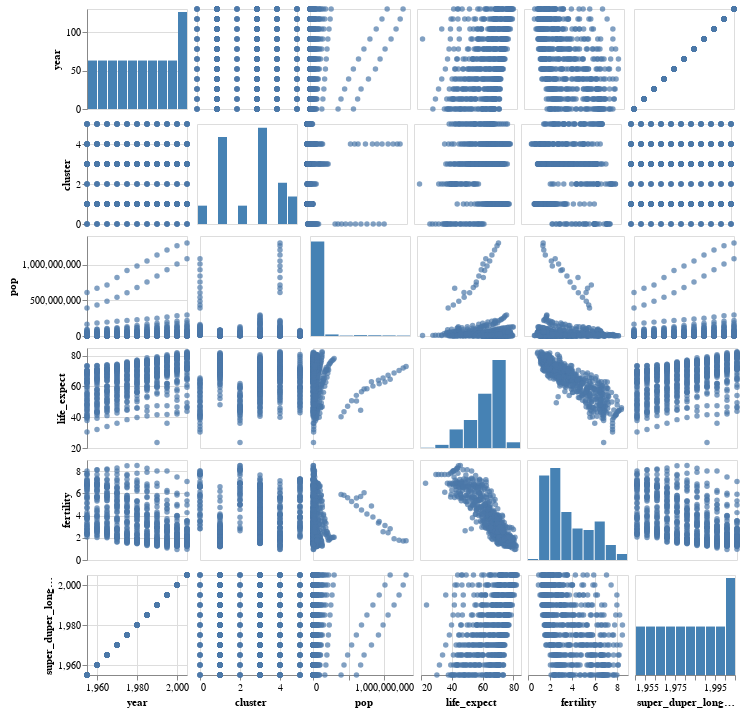

The cell this chart's notebook holds for it:
### Code cell
new_df = df
new_df['super_duper_long_title_that_will_def_not_wrap'] = df['year']
alx.pairplot(new_df)

### Figure 1 — Vega-Lite specification as saved in the notebook (floating-point values rounded to 4 significant figures; data arrays with more than 128 entries replaced by an {"elided": "..."} marker saying what was removed)
{"config": {"view": {"continuousWidth": 300, "continuousHeight": 300}}, "vconcat": [{"hconcat": [{"mark": {"type": "bar", "color": "steelblue"}, "encoding": {"x": {"axis": null, "bin": {"maxbins": 10}, "field": "year", "scale": {}, "type": "quantitative"}, "y": {"aggregate": "count", "axis": {"titleLimit": 100}, "title": "year", "type": "quantitative"}}, "height": 100, "width": 100}, {"mark": {"type": "circle"}, "encoding": {"x": {"axis": null, "field": "cluster", "scale": {"zero": false}, "type": "quantitative"}, "y": {"axis": null, "field": "year", "scale": {"zero": false}, "type": "quantitative"}}, "height": 100, "width": 100}, {"mark": {"type": "circle"}, "encoding": {"x": {"axis": null, "field": "pop", "scale": {"zero": false}, "type": "quantitative"}, "y": {"axis": null, "field": "year", "scale": {"zero": false}, "type": "quantitative"}}, "height": 100, "width": 100}, {"mark": {"type": "circle"}, "encoding": {"x": {"axis": null, "field": "life_expect", "scale": {"zero": false}, "type": "quantitative"}, "y": {"axis": null, "field": "year", "scale": {"zero": false}, "type": "quantitative"}}, "height": 100, "width": 100}, {"mark": {"type": "circle"}, "encoding": {"x": {"axis": null, "field": "fertility", "scale": {"zero": false}, "type": "quantitative"}, "y": {"axis": null, "field": "year", "scale": {"zero": false}, "type": "quantitative"}}, "height": 100, "width": 100}, {"mark": {"type": "circle"}, "encoding": {"x": {"axis": null, "field": "super_duper_long_title_that_will_def_not_wrap", "scale": {"zero": false}, "type": "quantitative"}, "y": {"axis": null, "field": "year", "scale": {"zero": false}, "type": "quantitative"}}, "height": 100, "width": 100}], "spacing": 5}, {"hconcat": [{"mark": {"type": "circle"}, "encoding": {"x": {"axis": null, "field": "year", "scale": {"zero": false}, "type": "quantitative"}, "y": {"axis": {"titleLimit": 100}, "field": "cluster", "scale": {"zero": false}, "type": "quantitative"}}, "height": 100, "width": 100}, {"mark": {"type": "bar", "color": "steelblue"}, "encoding": {"x": {"axis": null, "bin": {"maxbins": 10}, "field": "cluster", "scale": {}, "type": "quantitative"}, "y": {"aggregate": "count", "axis": null, "type": "quantitative"}}, "height": 100, "width": 100}, {"mark": {"type": "circle"}, "encoding": {"x": {"axis": null, "field": "pop", "scale": {"zero": false}, "type": "quantitative"}, "y": {"axis": null, "field": "cluster", "scale": {"zero": false}, "type": "quantitative"}}, "height": 100, "width": 100}, {"mark": {"type": "circle"}, "encoding": {"x": {"axis": null, "field": "life_expect", "scale": {"zero": false}, "type": "quantitative"}, "y": {"axis": null, "field": "cluster", "scale": {"zero": false}, "type": "quantitative"}}, "height": 100, "width": 100}, {"mark": {"type": "circle"}, "encoding": {"x": {"axis": null, "field": "fertility", "scale": {"zero": false}, "type": "quantitative"}, "y": {"axis": null, "field": "cluster", "scale": {"zero": false}, "type": "quantitative"}}, "height": 100, "width": 100}, {"mark": {"type": "circle"}, "encoding": {"x": {"axis": null, "field": "super_duper_long_title_that_will_def_not_wrap", "scale": {"zero": false}, "type": "quantitative"}, "y": {"axis": null, "field": "cluster", "scale": {"zero": false}, "type": "quantitative"}}, "height": 100, "width": 100}], "spacing": 5}, {"hconcat": [{"mark": {"type": "circle"}, "encoding": {"x": {"axis": null, "field": "year", "scale": {"zero": false}, "type": "quantitative"}, "y": {"axis": {"titleLimit": 100}, "field": "pop", "scale": {"zero": false}, "type": "quantitative"}}, "height": 100, "width": 100}, {"mark": {"type": "circle"}, "encoding": {"x": {"axis": null, "field": "cluster", "scale": {"zero": false}, "type": "quantitative"}, "y": {"axis": null, "field": "pop", "scale": {"zero": false}, "type": "quantitative"}}, "height": 100, "width": 100}, {"mark": {"type": "bar", "color": "steelblue"}, "encoding": {"x": {"axis": null, "bin": {"maxbins": 10}, "field": "pop", "scale": {}, "type": "quantitative"}, "y": {"aggregate": "count", "axis": null, "type": "quantitative"}}, "height": 100, "width": 100}, {"mark": {"type": "circle"}, "encoding": {"x": {"axis": null, "field": "life_expect", "scale": {"zero": false}, "type": "quantitative"}, "y": {"axis": null, "field": "pop", "scale": {"zero": false}, "type": "quantitative"}}, "height": 100, "width": 100}, {"mark": {"type": "circle"}, "encoding": {"x": {"axis": null, "field": "fertility", "scale": {"zero": false}, "type": "quantitative"}, "y": {"axis": null, "field": "pop", "scale": {"zero": false}, "type": "quantitative"}}, "height": 100, "width": 100}, {"mark": {"type": "circle"}, "encoding": {"x": {"axis": null, "field": "super_duper_long_title_that_will_def_not_wrap", "scale": {"zero": false}, "type": "quantitative"}, "y": {"axis": null, "field": "pop", "scale": {"zero": false}, "type": "quantitative"}}, "height": 100, "width": 100}], "spacing": 5}, {"hconcat": [{"mark": {"type": "circle"}, "encoding": {"x": {"axis": null, "field": "year", "scale": {"zero": false}, "type": "quantitative"}, "y": {"axis": {"titleLimit": 100}, "field": "life_expect", "scale": {"zero": false}, "type": "quantitative"}}, "height": 100, "width": 100}, {"mark": {"type": "circle"}, "encoding": {"x": {"axis": null, "field": "cluster", "scale": {"zero": false}, "type": "quantitative"}, "y": {"axis": null, "field": "life_expect", "scale": {"zero": false}, "type": "quantitative"}}, "height": 100, "width": 100}, {"mark": {"type": "circle"}, "encoding": {"x": {"axis": null, "field": "pop", "scale": {"zero": false}, "type": "quantitative"}, "y": {"axis": null, "field": "life_expect", "scale": {"zero": false}, "type": "quantitative"}}, "height": 100, "width": 100}, {"mark": {"type": "bar", "color": "steelblue"}, "encoding": {"x": {"axis": null, "bin": {"maxbins": 10}, "field": "life_expect", "scale": {}, "type": "quantitative"}, "y": {"aggregate": "count", "axis": null, "type": "quantitative"}}, "height": 100, "width": 100}, {"mark": {"type": "circle"}, "encoding": {"x": {"axis": null, "field": "fertility", "scale": {"zero": false}, "type": "quantitative"}, "y": {"axis": null, "field": "life_expect", "scale": {"zero": false}, "type": "quantitative"}}, "height": 100, "width": 100}, {"mark": {"type": "circle"}, "encoding": {"x": {"axis": null, "field": "super_duper_long_title_that_will_def_not_wrap", "scale": {"zero": false}, "type": "quantitative"}, "y": {"axis": null, "field": "life_expect", "scale": {"zero": false}, "type": "quantitative"}}, "height": 100, "width": 100}], "spacing": 5}, {"hconcat": [{"mark": {"type": "circle"}, "encoding": {"x": {"axis": null, "field": "year", "scale": {"zero": false}, "type": "quantitative"}, "y": {"axis": {"titleLimit": 100}, "field": "fertility", "scale": {"zero": false}, "type": "quantitative"}}, "height": 100, "width": 100}, {"mark": {"type": "circle"}, "encoding": {"x": {"axis": null, "field": "cluster", "scale": {"zero": false}, "type": "quantitative"}, "y": {"axis": null, "field": "fertility", "scale": {"zero": false}, "type": "quantitative"}}, "height": 100, "width": 100}, {"mark": {"type": "circle"}, "encoding": {"x": {"axis": null, "field": "pop", "scale": {"zero": false}, "type": "quantitative"}, "y": {"axis": null, "field": "fertility", "scale": {"zero": false}, "type": "quantitative"}}, "height": 100, "width": 100}, {"mark": {"type": "circle"}, "encoding": {"x": {"axis": null, "field": "life_expect", "scale": {"zero": false}, "type": "quantitative"}, "y": {"axis": null, "field": "fertility", "scale": {"zero": false}, "type": "quantitative"}}, "height": 100, "width": 100}, {"mark": {"type": "bar", "color": "steelblue"}, "encoding": {"x": {"axis": null, "bin": {"maxbins": 10}, "field": "fertility", "scale": {}, "type": "quantitative"}, "y": {"aggregate": "count", "axis": null, "type": "quantitative"}}, "height": 100, "width": 100}, {"mark": {"type": "circle"}, "encoding": {"x": {"axis": null, "field": "super_duper_long_title_that_will_def_not_wrap", "scale": {"zero": false}, "type": "quantitative"}, "y": {"axis": null, "field": "fertility", "scale": {"zero": false}, "type": "quantitative"}}, "height": 100, "width": 100}], "spacing": 5}, {"hconcat": [{"mark": {"type": "circle"}, "encoding": {"x": {"axis": {"titleLimit": 100}, "field": "year", "scale": {"zero": false}, "type": "quantitative"}, "y": {"axis": {"titleLimit": 100}, "field": "super_duper_long_title_that_will_def_not_wrap", "scale": {"zero": false}, "type": "quantitative"}}, "height": 100, "width": 100}, {"mark": {"type": "circle"}, "encoding": {"x": {"axis": {"titleLimit": 100}, "field": "cluster", "scale": {"zero": false}, "type": "quantitative"}, "y": {"axis": null, "field": "super_duper_long_title_that_will_def_not_wrap", "scale": {"zero": false}, "type": "quantitative"}}, "height": 100, "width": 100}, {"mark": {"type": "circle"}, "encoding": {"x": {"axis": {"titleLimit": 100}, "field": "pop", "scale": {"zero": false}, "type": "quantitative"}, "y": {"axis": null, "field": "super_duper_long_title_that_will_def_not_wrap", "scale": {"zero": false}, "type": "quantitative"}}, "height": 100, "width": 100}, {"mark": {"type": "circle"}, "encoding": {"x": {"axis": {"titleLimit": 100}, "field": "life_expect", "scale": {"zero": false}, "type": "quantitative"}, "y": {"axis": null, "field": "super_duper_long_title_that_will_def_not_wrap", "scale": {"zero": false}, "type": "quantitative"}}, "height": 100, "width": 100}, {"mark": {"type": "circle"}, "encoding": {"x": {"axis": {"titleLimit": 100}, "field": "fertility", "scale": {"zero": false}, "type": "quantitative"}, "y": {"axis": null, "field": "super_duper_long_title_that_will_def_not_wrap", "scale": {"zero": false}, "type": "quantitative"}}, "height": 100, "width": 100}, {"mark": {"type": "bar", "color": "steelblue"}, "encoding": {"x": {"axis": {"titleLimit": 100}, "bin": {"maxbins": 10}, "field": "super_duper_long_title_that_will_def_not_wrap", "scale": {}, "title": "super_duper_long_title_that_will_def_not_wrap", "type": "quantitative"}, "y": {"aggregate": "count", "axis": null, "type": "quantitative"}}, "height": 100, "width": 100}], "spacing": 5}], "data": {"name": "data-60d18ac27905b370fd07d3898938b7d3"}, "spacing": 5, "$schema": "https://vega.github.io/schema/vega-lite/v5.16.3.json", "datasets": {"data-60d18ac27905b370fd07d3898938b7d3": {"elided": "693 records"}}}
